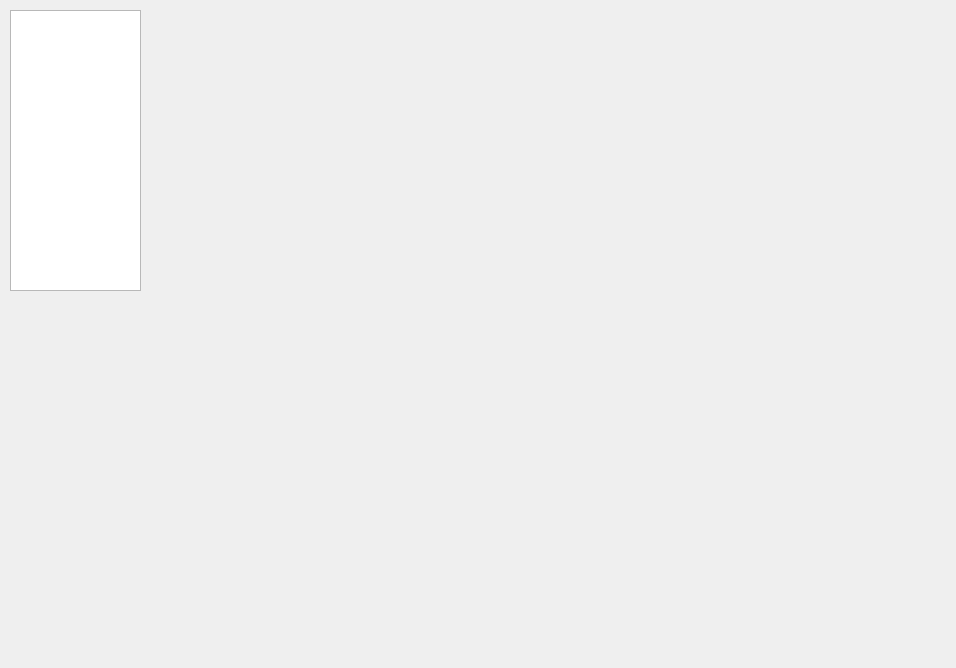
<ui version="4.0" >
 <class>dialog</class>
 <widget class="QDialog" name="dialog" >
  <property name="geometry" >
   <rect>
    <x>0</x>
    <y>0</y>
    <width>956</width>
    <height>668</height>
   </rect>
  </property>
  <property name="windowTitle" >
   <string>Dialog</string>
  </property>
  <widget class="QListWidget" name="listWidget" >
   <property name="geometry" >
    <rect>
     <x>10</x>
     <y>10</y>
     <width>131</width>
     <height>281</height>
    </rect>
   </property>
  </widget>
 </widget>
 <resources/>
 <connections/>
</ui>
